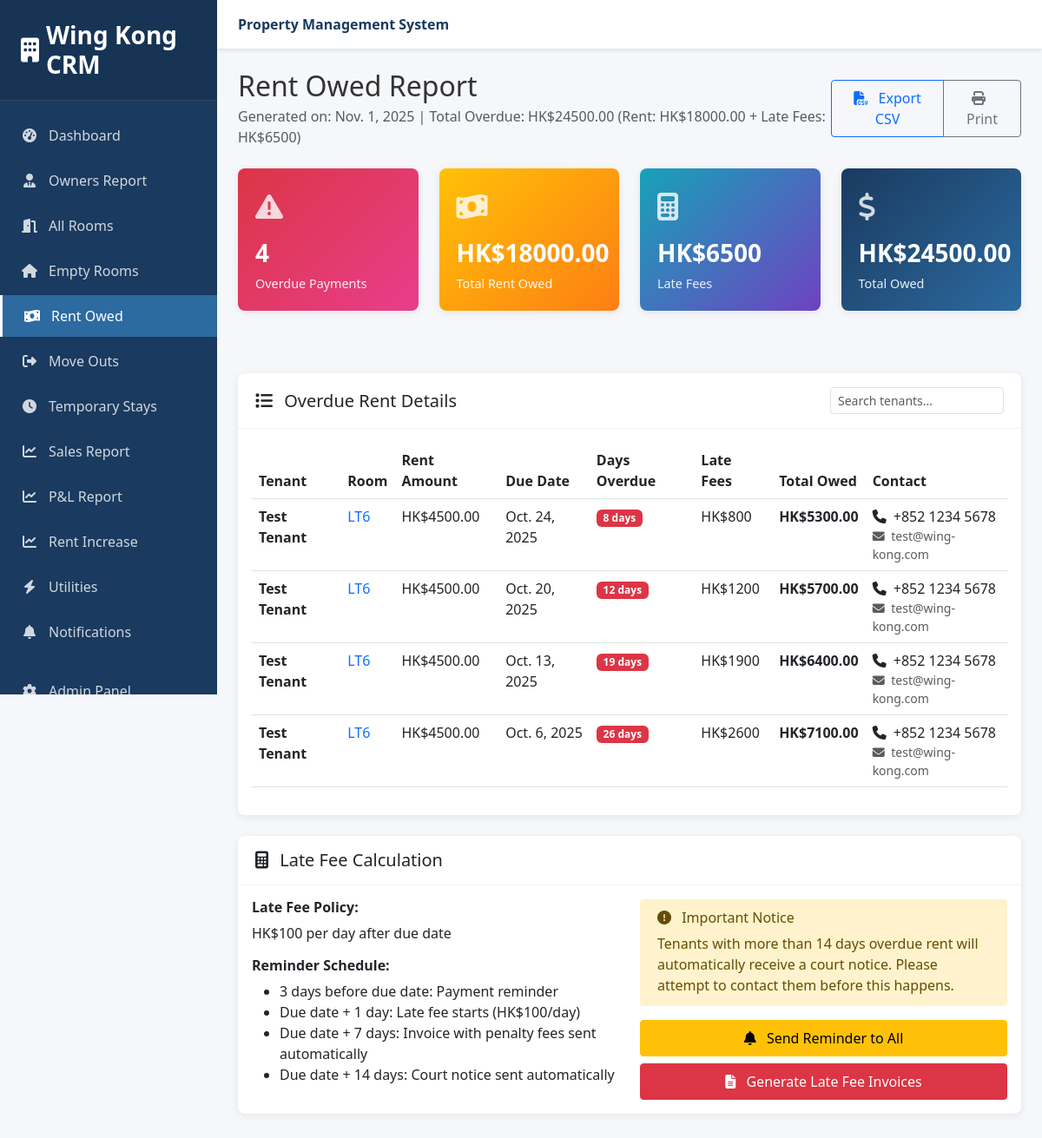
/reports/rent-owed/ (signed in), run on the app's committed database.
### payments/models.py (models this page shows, shortened)
class Payment(models.Model):
    PAYMENT_TYPES = [
        ('deposit', 'Deposit'),
        ('rent', 'Rent'),
        ('security_deposit', 'Security Deposit'),
        ('stamp_duty', 'Stamp Duty'),
        ('utility', 'Utility Bill'),
        ('late_fee', 'Late Fee'),
        ('refund', 'Refund'),
    ]
    PAYMENT_METHODS = [
        ('bank_transfer', 'Bank Transfer'),
        ('credit_card', 'Credit Card'),
        ('cash', 'Cash'),
        ('cheque', 'Cheque'),
    ]
    PAYMENT_STATUS = [
        ('pending', 'Pending'),
        ('completed', 'Completed'),
        ('failed', 'Failed'),
        ('refunded', 'Refunded'),
    ]
    receipt_number = models.CharField(max_length=50, unique=True, default=uuid.uuid4)
    booking = models.ForeignKey(Booking, on_delete=models.CASCADE)
    payment_type = models.CharField(max_length=20, choices=PAYMENT_TYPES)
    amount = models.DecimalField(max_digits=10, decimal_places=2)
    payment_method = models.CharField(max_length=20, choices=PAYMENT_METHODS)
    status = models.CharField(max_length=20, choices=PAYMENT_STATUS, default='pending')
    payment_date = models.DateField()
    due_date = models.DateField(null=True, blank=True)
    received_date = models.DateTimeField(null=True, blank=True)
    bank_reference = models.CharField(max_length=200, blank=True)
    proof_of_payment = models.FileField(upload_to='payment_proofs/', null=True, blank=True)
    rent_month = models.DateField(null=True, blank=True)  # Which month's rent
    is_rent_paid = models.BooleanField(default=False)
    late_fee_days = models.IntegerField(default=0)
    late_fee_amount = models.DecimalField(max_digits=10, decimal_places=2, default=0)
    created_at = models.DateTimeField(auto_now_add=True)
    class Meta:
        ordering = ['-payment_date']

### bookings/models.py (models this page shows, shortened)
class Booking(models.Model):
    BOOKING_STATUS = [
        ('pending', 'Pending'),  # Booking created but not confirmed
        ('confirmed', 'Confirmed'),  # Deposit paid, room reserved
        ('active', 'Active'),  # Tenant moved in
        ('completed', 'Completed'),  # Tenant moved out successfully
        ('cancelled', 'Cancelled'),  # Booking cancelled
        ('terminated', 'Terminated'),  # Contract terminated early
    ]
    PAYMENT_STATUS = [
        ('pending', 'Pending'),
        ('deposit_paid', 'Deposit Paid'),
        ('fully_paid', 'Fully Paid'),
        ('overdue', 'Overdue'),
    ]
    tenant = models.ForeignKey(Tenant, on_delete=models.CASCADE)
    room = models.ForeignKey(Room, on_delete=models.CASCADE)
    move_in_date = models.DateField()
    move_out_date = models.DateField()
    duration_months = models.IntegerField(help_text="Duration of stay in months")
    status = models.CharField(max_length=20, choices=BOOKING_STATUS, default='pending')
    payment_status = models.CharField(max_length=20, choices=PAYMENT_STATUS, default='pending')
    monthly_rent = models.DecimalField(max_digits=10, decimal_places=2)
    deposit_paid = models.DecimalField(max_digits=10, decimal_places=2, default=0)
    total_amount_paid = models.DecimalField(max_digits=10, decimal_places=2, default=0)
    booking_date = models.DateTimeField(auto_now_add=True)
    confirmed_date = models.DateTimeField(null=True, blank=True)
    actual_move_in_date = models.DateField(null=True, blank=True)
    actual_move_out_date = models.DateField(null=True, blank=True)
    special_requests = models.TextField(blank=True)
    class Meta:
        ordering = ['-booking_date']

### tenants/models.py (models this page shows, shortened)
class Tenant(models.Model):
    GENDER_CHOICES = [
        ('male', 'Male'),
        ('female', 'Female'),
        ('other', 'Other'),
    ]
    user = models.OneToOneField(User, on_delete=models.CASCADE, null=True, blank=True)
    full_name = models.CharField(max_length=200)
    hkid_number = models.CharField(
        max_length=20,
        unique=True,
        blank=True,
        null=True,
        validators=[RegexValidator(regex='^[A-Z]{1,2}[0-9]{6}\\([0-9A]\\)$', message='Enter valid HKID format')]
    )
    passport_number = models.CharField(max_length=50, blank=True, null=True)
    nationality = models.CharField(max_length=100)
    date_of_birth = models.DateField()
    gender = models.CharField(max_length=10, choices=GENDER_CHOICES)
    phone_number = models.CharField(max_length=20)
    whatsapp_number = models.CharField(max_length=20, blank=True, null=True)
    emergency_contact_name = models.CharField(max_length=200, blank=True)
    emergency_contact_phone = models.CharField(max_length=20, blank=True)
    resume = models.FileField(upload_to='tenant_resumes/', null=True, blank=True)
    job_search_status = models.BooleanField(default=False)
    created_at = models.DateTimeField(auto_now_add=True)
    updated_at = models.DateTimeField(auto_now=True)

### properties/models.py (models this page shows, shortened)
class Room(models.Model):
    ROOM_STATUS = [
        ('available', 'Available'),  # Ready for booking
        ('reserved', 'Reserved'),  # Booking confirmed, deposit paid
        ('occupied', 'Occupied'),  # Tenant actively living there
        ('maintenance', 'Under Maintenance'),  # Being repaired/cleaned
        ('temporary', 'Temporary Stay'),  # Short-term temporary occupancy
        ('cleaning', 'Being Cleaned'),  # Between tenants, being cleaned
    ]
    property = models.ForeignKey(Property, on_delete=models.CASCADE, related_name='rooms')
    room_code = models.CharField(max_length=10, unique=True)  # c5a, c5b, etc.
    room_number = models.CharField(max_length=20)
    description = models.TextField(blank=True)
    monthly_rent = models.DecimalField(max_digits=10, decimal_places=2, validators=[MinValueValidator(Decimal('0.01'))])
    deposit_amount = models.DecimalField(max_digits=10, decimal_places=2, default=2500.00)
    status = models.CharField(max_length=20, choices=ROOM_STATUS, default='available')
    photos = models.JSONField(default=list, blank=True)
    videos = models.JSONField(default=list, blank=True)
    post_ad_price = models.DecimalField(
        max_digits=10, decimal_places=2,
        null=True, blank=True,
        help_text="Price advertised to public (for rent increase detection)"
    )
    size_sqft = models.DecimalField(max_digits=8, decimal_places=2, null=True, blank=True)
    has_private_bathroom = models.BooleanField(default=False)
    has_balcony = models.BooleanField(default=False)
    created_at = models.DateTimeField(auto_now_add=True)
    updated_at = models.DateTimeField(auto_now=True)
    class Meta:
        ordering = ['room_code']

### reports/views.py (the view, shortened to what this page needs)
# urls.py: path('rent-owed/', views.rent_owed_report, name='rent_owed'),
@staff_required
def rent_owed_report(request):
    today = timezone.now().date()
    overdue_rent = Payment.objects.filter(
        payment_type='rent',
        status='pending',
        due_date__lt=today
    ).select_related('booking__tenant', 'booking__room')
    total_rent = 0
    total_late_fees = 0
    for payment in overdue_rent:
        days_overdue = (today - payment.due_date).days
        payment.late_fee_days = days_overdue
        payment.late_fee_amount = days_overdue * 100  # HK$100 per day
        payment.total_owed = payment.amount + payment.late_fee_amount
        total_rent += payment.amount
        total_late_fees += payment.late_fee_amount
    context = {
        'title': 'Rent Owed Report',
        'overdue_rent': overdue_rent,
        'total_rent_owed': total_rent,
        'total_late_fees': total_late_fees,
        'total_owed': total_rent + total_late_fees,
        'today': today,
    }
    return render(request, 'reports/rent_owed.html', context)

### reports/views.py (called while the page is built)
def staff_required(view_func):
    decorated_view_func = login_required(user_passes_test(
        lambda u: u.is_staff,
        login_url='/admin/login/'
    )(view_func))
    return decorated_view_func

### templates/reports/rent_owed.html (shortened to what this page needs)
{% extends 'reports/base.html' %}
{% block content %}
<div class="d-flex justify-content-between align-items-center mb-4">
    <div>
        <h2 class="mb-1">{{ title }}</h2>
        <p class="text-muted mb-0">Generated on: {{ today }} | Total Overdue: HK${{ total_owed }} (Rent: HK${{ total_rent_owed }} + Late Fees: HK${{ total_late_fees }})</p>
    </div>
    <div>
        <div class="btn-group" role="group">
            <a href="?export=csv" class="btn btn-outline-primary">
                <i class="fas fa-file-csv me-2"></i> Export CSV
            </a>
            <button onclick="window.print()" class="btn btn-outline-secondary">
                <i class="fas fa-print me-2"></i> Print
            </button>
        </div>
    </div>
</div>
{% if overdue_rent %}
<div class="row mb-4">
    <div class="col-xl-3 col-md-6 mb-4">
        <div class="stats-card danger">
            <div class="stats-icon">
                <i class="fas fa-exclamation-triangle"></i>
            </div>
            <div class="stats-number">{{ overdue_rent|length }}</div>
            <div class="stats-label">Overdue Payments</div>
        </div>
    </div>
    <div class="col-xl-3 col-md-6 mb-4">
        <div class="stats-card warning">
            <div class="stats-icon">
                <i class="fas fa-money-bill-wave"></i>
            </div>
            <div class="stats-number">HK${{ total_rent_owed }}</div>
            <div class="stats-label">Total Rent Owed</div>
        </div>
    </div>
    <div class="col-xl-3 col-md-6 mb-4">
        <div class="stats-card info">
            <div class="stats-icon">
                <i class="fas fa-calculator"></i>
            </div>
            <div class="stats-number">HK${{ total_late_fees }}</div>
            <div class="stats-label">Late Fees</div>
        </div>
    </div>
    <div class="col-xl-3 col-md-6 mb-4">
        <div class="stats-card primary">
            <div class="stats-icon">
                <i class="fas fa-dollar-sign"></i>
            </div>
            <div class="stats-number">HK${{ total_owed }}</div>
            <div class="stats-label">Total Owed</div>
        </div>
    </div>
</div>
<div class="card">
    <div class="card-header d-flex justify-content-between align-items-center">
        <h5 class="mb-0"><i class="fas fa-list me-2"></i> Overdue Rent Details</h5>
        <div>
            <input type="text" class="form-control form-control-sm" placeholder="Search tenants..." style="width: 200px;">
        </div>
    </div>
    <div class="card-body">
        <div class="table-responsive">
            <table class="table table-hover">
                <thead>
                    <tr>
                        <th>Tenant</th>
                        <th>Room</th>
                        <th>Rent Amount</th>
                        <th>Due Date</th>
                        <th>Days Overdue</th>
                        <th>Late Fees</th>
                        <th>Total Owed</th>
                        <th>Contact</th>
                    </tr>
                </thead>
                <tbody>
                    {% for payment in overdue_rent %}
                    <tr>
                        <td><strong>{{ payment.booking.tenant.full_name }}</strong></td>
                        <td>
                            <a href="{% url 'properties:crm_room_detail' room_code=payment.booking.room.room_code %}" class="text-decoration-none">
                                {{ payment.booking.room.room_code|upper }}
                            </a>
                        </td>
                        <td>HK${{ payment.amount }}</td>
                        <td>{{ payment.due_date }}</td>
                        <td><span class="badge bg-danger">{{ payment.late_fee_days }} days</span></td>
                        <td>HK${{ payment.late_fee_amount }}</td>
                        <td><strong>HK${{ payment.total_owed }}</strong></td>
                        <td>
                            <div>
                                <i class="fas fa-phone me-1"></i> {{ payment.booking.tenant.phone_number }}
                            </div>
                            <div class="small text-muted">
                                <i class="fas fa-envelope me-1"></i> {{ payment.booking.tenant.user.email }}
                            </div>
                        </td>
                    </tr>
                    {% endfor %}
                </tbody>
            </table>
        </div>
    </div>
</div>
<div class="card">
    <div class="card-header">
        <h5 class="mb-0"><i class="fas fa-calculator me-2"></i> Late Fee Calculation</h5>
    </div>
    <div class="card-body">
        <div class="row">
            <div class="col-md-6">
                <h6><strong>Late Fee Policy:</strong></h6>
                <p>HK$100 per day after due date</p>
                <h6><strong>Reminder Schedule:</strong></h6>
                <ul>
                    <li>3 days before due date: Payment reminder</li>
                    <li>Due date + 1 day: Late fee starts (HK$100/day)</li>
                    <li>Due date + 7 days: Invoice with penalty fees sent automatically</li>
                    <li>Due date + 14 days: Court notice sent automatically</li>
                </ul>
            </div>
            <div class="col-md-6">
                <div class="alert alert-warning">
                    <h6><i class="fas fa-exclamation-circle me-2"></i> Important Notice</h6>
                    <p class="mb-0">Tenants with more than 14 days overdue rent will automatically receive a court notice. Please attempt to contact them before this happens.</p>
                </div>
                <div class="d-grid gap-2 mt-3">
                    <button class="btn btn-warning">
                        <i class="fas fa-bell me-2"></i> Send Reminder to All
                    </button>
                    <button class="btn btn-danger">
                        <i class="fas fa-file-alt me-2"></i> Generate Late Fee Invoices
                    </button>
                </div>
            </div>
        </div>
    </div>
</div>
{% endif %}
{% endblock %}

### templates/reports/base.html (style rules this page uses)
:root { --primary-color: #1a3a5f; --secondary-color: #2c6aa0; --accent-color: #4a89dc; --success-color: #28a745; --info-color: #17a2b8; --warning-color: #ffc107; --danger-color: #dc3545; --light-color: #f8f9fa; --dark-color: #343a40; --sidebar-width: 250px; }
* { margin: 0; padding: 0; box-sizing: border-box; }
body { font-family: 'Segoe UI', Tahoma, Geneva, Verdana, sans-serif; background-color: #f5f7fa; color: #333; }
.card { border: none; border-radius: 8px; box-shadow: 0 2px 10px rgba(0,0,0,0.08); margin-bottom: 1.5rem; transition: all 0.3s; }
.card-header { background-color: transparent; border-bottom: 1px solid rgba(0,0,0,0.05); padding: 1rem 1.25rem; font-weight: 600; }
.stats-card { border-radius: 8px; padding: 1.25rem; margin-bottom: 1.5rem; box-shadow: 0 2px 10px rgba(0,0,0,0.08); transition: all 0.3s; position: relative; overflow: hidden; }
.stats-card.primary { background: linear-gradient(135deg, #1a3a5f, #2c6aa0); color: white; }
.stats-card.warning { background: linear-gradient(135deg, #ffc107, #fd7e14); color: white; }
.stats-card.danger { background: linear-gradient(135deg, #dc3545, #e83e8c); color: white; }
.stats-card.info { background: linear-gradient(135deg, #17a2b8, #6f42c1); color: white; }
.stats-icon { font-size: 2rem; opacity: 0.8; margin-bottom: 0.5rem; }
.stats-number { font-size: 1.75rem; font-weight: 700; margin-bottom: 0.25rem; }
.stats-label { font-size: 0.9rem; opacity: 0.9; }
.btn { border-radius: 4px; padding: 0.5rem 1rem; font-weight: 500; transition: all 0.3s; }
.btn-danger { background-color: var(--danger-color); border-color: var(--danger-color); }
.alert { border: none; border-radius: 4px; padding: 0.75rem 1.25rem; }

### data on the page
Payment: booking.tenant.full_name "Test Tenant", booking.room.room_code "LT6", amount "4500.00", due_date "Oct. 24, 2025", late_fee_days "8", late_fee_amount "800", total_owed "5300.00", booking.tenant.phone_number "+852 1234 5678", booking.tenant.user.email "test@wing-kong.com"
Payment: booking.tenant.full_name "Test Tenant", booking.room.room_code "LT6", amount "4500.00", due_date "Oct. 20, 2025", late_fee_days "12", late_fee_amount "1200", total_owed "5700.00", booking.tenant.phone_number "+852 1234 5678", booking.tenant.user.email "test@wing-kong.com"
Payment: booking.tenant.full_name "Test Tenant", booking.room.room_code "LT6", amount "4500.00", due_date "Oct. 13, 2025", late_fee_days "19", late_fee_amount "1900", total_owed "6400.00", booking.tenant.phone_number "+852 1234 5678", booking.tenant.user.email "test@wing-kong.com"
Payment: booking.tenant.full_name "Test Tenant", booking.room.room_code "LT6", amount "4500.00", due_date "Oct. 6, 2025", late_fee_days "26", late_fee_amount "2600", total_owed "7100.00", booking.tenant.phone_number "+852 1234 5678", booking.tenant.user.email "test@wing-kong.com"

### other printed values
{{ title }} "Rent Owed Report"
{{ total_owed }} "24500.00"
{{ total_rent_owed }} "18000.00"
{{ total_late_fees }} "6500"
{{ overdue_rent|length }} "4"
